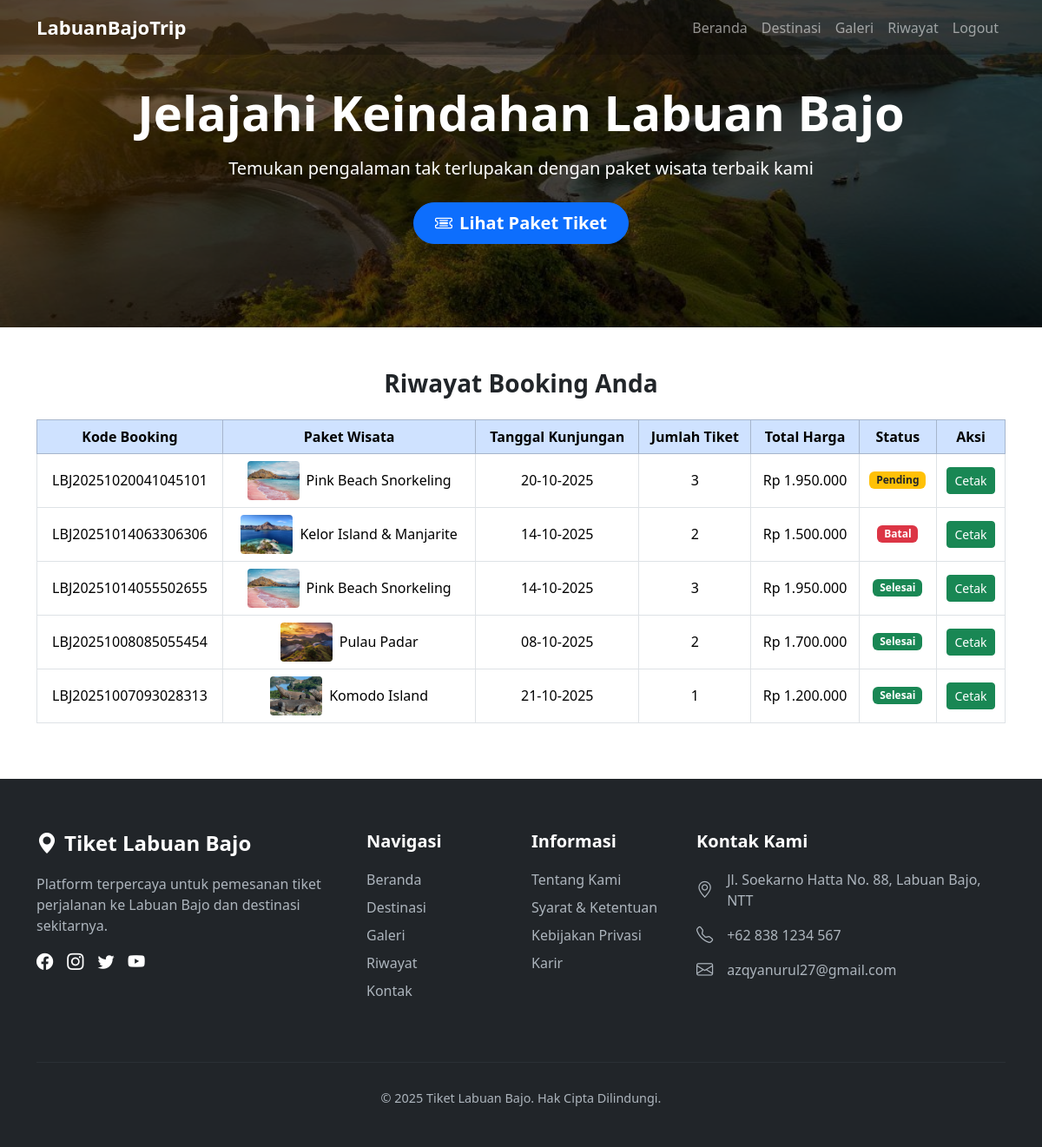
Screenshot of /users/halaman/riwayat.php (signed in) with the database file from the repository.
### tables this page shows
CREATE TABLE `pemesanan` (
  `id` int NOT NULL,
  `kode_booking` varchar(50) NOT NULL,
  `user_id` int NOT NULL,
  `tiket_id` int NOT NULL,
  `tanggal_kunjungan` date NOT NULL,
  `jumlah_tiket` int NOT NULL,
  `total_harga` decimal(10,2) NOT NULL,
  `status` enum('pending','dibayar','selesai','batal') DEFAULT 'pending',
  `metode_pembayaran` varchar(20) NOT NULL DEFAULT 'offline',
  `jenis` varchar(20) NOT NULL DEFAULT 'booking',
  `batas_waktu` datetime DEFAULT NULL,
  `created_at` timestamp NULL DEFAULT CURRENT_TIMESTAMP,
  `updated_at` timestamp NULL DEFAULT CURRENT_TIMESTAMP ON UPDATE CURRENT_TIMESTAMP
);

CREATE TABLE `tiket` (
  `id` int NOT NULL,
  `nama_paket` varchar(100) NOT NULL,
  `deskripsi` text NOT NULL,
  `harga` decimal(10,2) NOT NULL,
  `durasi` varchar(50) NOT NULL,
  `kategori` varchar(50) NOT NULL,
  `gambar` varchar(255) NOT NULL,
  `stok` int DEFAULT '0',
  `status` enum('aktif','nonaktif') DEFAULT 'aktif',
  `fasilitas` text,
  `itinerary` text,
  `syarat` text,
  `latitude` decimal(10,6) DEFAULT NULL,
  `longitude` decimal(10,6) DEFAULT NULL,
  `created_at` timestamp NULL DEFAULT CURRENT_TIMESTAMP,
  `updated_at` timestamp NULL DEFAULT CURRENT_TIMESTAMP ON UPDATE CURRENT_TIMESTAMP
);

### users/halaman/riwayat.php (the view, shortened to what this page needs)
<?php
include '../../database/konek.php';
include '../../includes/navbar.php';
include '../../includes/boot.php';
 $id_pengguna = intval($_SESSION['user_id']);
 $query_riwayat = $konek->prepare("
    SELECT p.kode_booking, p.tanggal_kunjungan, p.jumlah_tiket, p.total_harga, p.status, p.created_at,
           t.nama_paket, t.gambar
    FROM pemesanan p
    JOIN tiket t ON p.tiket_id = t.id
    WHERE p.user_id = ?
    ORDER BY p.created_at DESC
");
 $query_riwayat->bind_param("i", $id_pengguna);
 $query_riwayat->execute();
 $hasil_riwayat = $query_riwayat->get_result();
?>
<section class="text-center text-white bg-dark py-5" style="background-image: linear-gradient(rgba(0,0,0,0.6), rgba(0,0,0,0.6)), url('../../assets/images/bg/padar3.jpg'); background-size: cover; background-position: center;">
    <div class="container py-5">
        <h1 class="display-4 fw-bold mb-3">Jelajahi Keindahan Labuan Bajo</h1>
        <p class="lead mb-4">Temukan pengalaman tak terlupakan dengan paket wisata terbaik kami</p>
        <a href="destinasi.php" class="btn btn-primary btn-lg rounded-pill fw-semibold px-4">
            <i class="bi bi-ticket-detailed me-2"></i>Lihat Paket Tiket
        </a>
    </div>
</section>
<div class="container my-5">
    <h3 class="text-center mb-4 fw-bold">Riwayat Booking Anda</h3>
    <div class="table-responsive">
        <table class="table table-bordered text-center align-middle">
            <thead class="table-primary">
                <tr>
                    <th>Kode Booking</th>
                    <th>Paket Wisata</th>
                    <th>Tanggal Kunjungan</th>
                    <th>Jumlah Tiket</th>
                    <th>Total Harga</th>
                    <th>Status</th>
                    <th>Aksi</th>
                </tr>
            </thead>
            <tbody>
                <?php if ($hasil_riwayat->num_rows > 0): ?>
                    <?php while ($data_booking = $hasil_riwayat->fetch_assoc()): ?>
                        <tr>
                            <td><?= htmlspecialchars($data_booking['kode_booking']); ?></td>
                            <td>
                                <div class="d-flex align-items-center justify-content-center gap-2">
                                    <?php if (!empty($data_booking['gambar'])): ?>
                                        <img src="../../assets/images/tiket/<?= htmlspecialchars($data_booking['gambar']); ?>" alt="<?= htmlspecialchars($data_booking['nama_paket']); ?>" style="width: 60px; height: 45px; object-fit: cover; border-radius: 4px;">
                                    <?php endif; ?>
                                    <span><?= htmlspecialchars($data_booking['nama_paket']); ?></span>
                                </div>
                            </td>
                            <td><?= date('d-m-Y', strtotime($data_booking['tanggal_kunjungan'])); ?></td>
                            <td><?= intval($data_booking['jumlah_tiket']); ?></td>
                            <td>Rp <?= number_format($data_booking['total_harga'], 0, ',', '.'); ?></td>
                            <td>
                                <?php
                                $statusClass = '';
                                switch ($data_booking['status']) {
                                    case 'pending':
                                        $statusClass = 'bg-warning text-dark';
                                        break;
                                    case 'selesai':
                                        $statusClass = 'bg-success text-white';
                                        break;
                                    case 'batal':
                                        $statusClass = 'bg-danger text-white';
                                        break;
                                }
                                ?>
                                <span class="badge <?= $statusClass ?>"><?= ucfirst(htmlspecialchars($data_booking['status'])); ?></span>
                            </td>
                            <td>
                                <a href="cetak_booking.php?kode_booking=<?= urlencode($data_booking['kode_booking']); ?>" class="btn btn-sm btn-success" target="_blank">Cetak</a>
                            </td>
                        </tr>
                    <?php endwhile; ?>
                <?php else: ?>
                    <tr>
                        <td colspan="7" class="text-muted">Belum ada data booking.</td>
                    </tr>
                <?php endif; ?>
            </tbody>
        </table>
    </div>
</div>
<?php include '../../includes/footer.php'; ?>

### rows the page displays
pemesanan: kode_booking "LBJ20251020041045101", tiket.gambar (picture), tiket.nama_paket "Pink Beach Snorkeling", tanggal_kunjungan "20-10-2025", jumlah_tiket "3", total_harga "1.950.000", status "Pending"
pemesanan: kode_booking "LBJ20251014063306306", tiket.gambar (picture), tiket.nama_paket "Kelor Island & Manjarite", tanggal_kunjungan "14-10-2025", jumlah_tiket "2", total_harga "1.500.000", status "Batal"
pemesanan: kode_booking "LBJ20251014055502655", tiket.gambar (picture), tiket.nama_paket "Pink Beach Snorkeling", tanggal_kunjungan "14-10-2025", jumlah_tiket "3", total_harga "1.950.000", status "Selesai"
pemesanan: kode_booking "LBJ20251008085055454", tiket.gambar (picture), tiket.nama_paket "Pulau Padar", tanggal_kunjungan "08-10-2025", jumlah_tiket "2", total_harga "1.700.000", status "Selesai"
pemesanan: kode_booking "LBJ20251007093028313", tiket.gambar (picture), tiket.nama_paket "Komodo Island", tanggal_kunjungan "21-10-2025", jumlah_tiket "1", total_harga "1.200.000", status "Selesai"
